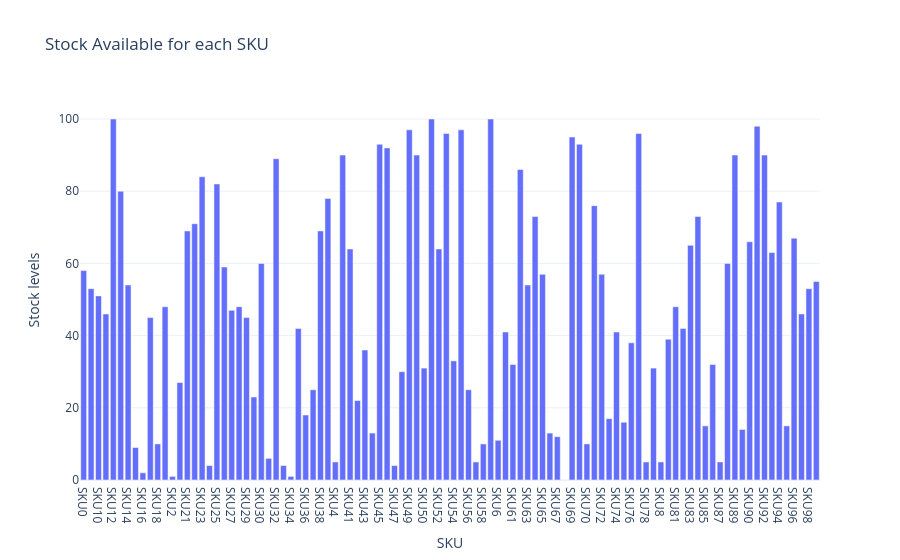

Here is the notebook cell this chart was saved with:
### Code cell
sku_stock = data.groupby('SKU')['Stock levels'].sum().reset_index()
fig4 = px.bar(sku_stock, x='SKU', y='Stock levels',title='Stock Available for each SKU')
fig4.show()

### Figure 1 — Plotly figure (JSON) as saved in the notebook; plotly's stock layout.template omitted (floating-point values rounded to 4 significant figures)
{"data": [{"alignmentgroup": "True", "hovertemplate": "SKU=%{x}<br>Stock levels=%{y}<extra></extra>", "legendgroup": "", "marker": {"color": "#636efa", "pattern": {"shape": ""}}, "name": "", "offsetgroup": "", "orientation": "v", "showlegend": false, "textposition": "auto", "type": "bar", "x": ["SKU0", "SKU1", "SKU10", "SKU11", "SKU12", "SKU13", "SKU14", "SKU15", "SKU16", "SKU17", "SKU18", "SKU19", "SKU2", "SKU20", "SKU21", "SKU22", "SKU23", "SKU24", "SKU25", "SKU26", "SKU27", "SKU28", "SKU29", "SKU3", "SKU30", "SKU31", "SKU32", "SKU33", "SKU34", "SKU35", "SKU36", "SKU37", "SKU38", "SKU39", "SKU4", "SKU40", "SKU41", "SKU42", "SKU43", "SKU44", "SKU45", "SKU46", "SKU47", "SKU48", "SKU49", "SKU5", "SKU50", "SKU51", "SKU52", "SKU53", "SKU54", "SKU55", "SKU56", "SKU57", "SKU58", "SKU59", "SKU6", "SKU60", "SKU61", "SKU62", "SKU63", "SKU64", "SKU65", "SKU66", "SKU67", "SKU68", "SKU69", "SKU7", "SKU70", "SKU71", "SKU72", "SKU73", "SKU74", "SKU75", "SKU76", "SKU77", "SKU78", "SKU79", "SKU8", "SKU80", "SKU81", "SKU82", "SKU83", "SKU84", "SKU85", "SKU86", "SKU87", "SKU88", "SKU89", "SKU9", "SKU90", "SKU91", "SKU92", "SKU93", "SKU94", "SKU95", "SKU96", "SKU97", "SKU98", "SKU99"], "xaxis": "x", "y": [58, 53, 51, 46, 100, 80, 54, 9, 2, 45, 10, 48, 1, 27, 69, 71, 84, 4, 82, 59, 47, 48, 45, 23, 60, 6, 89, 4, 1, 42, 18, 25, 69, 78, 5, 90, 64, 22, 36, 13, 93, 92, 4, 30, 97, 90, 31, 100, 64, 96, 33, 97, 25, 5, 10, 100, 11, 41, 32, 86, 54, 73, 57, 13, 12, 0, 95, 93, 10, 76, 57, 17, 41, 16, 38, 96, 5, 31, 5, 39, 48, 42, 65, 73, 15, 32, 5, 60, 90, 14, 66, 98, 90, 63, 77, 15, 67, 46, 53, 55], "yaxis": "y"}], "layout": {"barmode": "relative", "legend": {"tracegroupgap": 0}, "title": {"text": "Stock Available for each SKU"}, "xaxis": {"anchor": "y", "domain": [0, 1], "title": {"text": "SKU"}}, "yaxis": {"anchor": "x", "domain": [0, 1], "title": {"text": "Stock levels"}}}}
